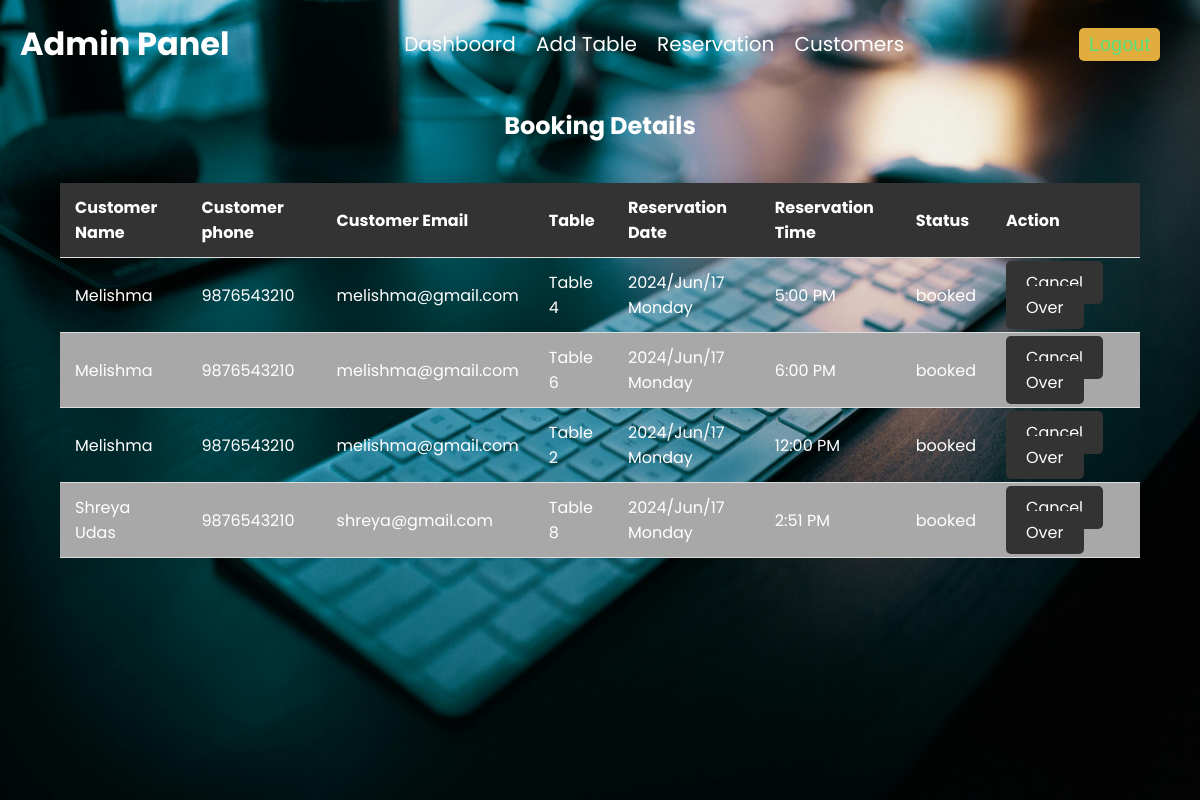
/admin_dashboard.php (signed in), run on the app's committed database.
### tables this page shows
CREATE TABLE `reservation` (
  `booking_id` int(11) NOT NULL,
  `customer_id` int(255) NOT NULL,
  `t_id` int(255) NOT NULL,
  `date` varchar(255) NOT NULL,
  `time` varchar(255) NOT NULL,
  `status` varchar(255) NOT NULL
);

CREATE TABLE `customer` (
  `customer_id` int(11) NOT NULL,
  `customer_name` varchar(255) NOT NULL,
  `customer_email` varchar(255) NOT NULL,
  `customer_phone` varchar(255) NOT NULL,
  `customer_password` varchar(255) NOT NULL
);

CREATE TABLE `tables` (
  `table_id` int(11) NOT NULL,
  `table_name` varchar(255) NOT NULL,
  `table_details` varchar(255) NOT NULL
);

### admin_dashboard.php (the view, shortened to what this page needs)
<?php
include ("connection.php");
?>
<!DOCTYPE html>
<html lang="en">
<head>
    <linkrel="stylesheet"href="admin.css">
        <link rel="stylesheet" href="css/admin1.css">
        <link rel="stylesheet" href="https://cdnjs.cloudflare.com/ajax/libs/font-awesome/6.5.1/css/all.min.css" />
</head>
<body>
    <div class="main_container"
        style="background-image:url('image/admin.jpg');background-repeat: no-repeat;background-position: center;background-size: cover;height: 100vh;">
        <div class="nav">
            <h1>Admin Panel</h1>
            <div class="menu">
                <a href="#">Dashboard</a>
                <a href="add_table.php">Add Table</a>
                <a href="reservation_record.php">Reservation</a>
                <a href="customer_record.php">Customers</a>
            </div>
            <dic class="logout_btn">
                <button><a href="logout.php">Logout</a></button>
            </dic>
        </div>
        <div class="reservation_container">
            <h2>Booking Details</h2>
            <div class="table_container">
                <table>
                    <thead>
                        <th>Customer Name</th>
                        <th>Customer phone</th>
                        <th>Customer Email</th>
                        <th>Table</th>
                        <th>Reservation Date</th>
                        <th>Reservation Time</th>
                        <th>Status</th>
                        <th>Action</th>
                    </thead>
                    <tbody>
                        <?php
                        $currentDate = date('Y/M/d l');
                        $select = "SELECT *
                    FROM reservation as r
                    INNER JOIN customer as c ON r.customer_id=c.customer_id
                    INNER JOIN tables as t ON r.t_id=t.table_id
                    WHERE date='$currentDate' AND status='booked'
                    ORDER BY date";
                        $data = mysqli_query($con, $select);
                        if (mysqli_num_rows($data) > 0) {
                            while ($row_book = mysqli_fetch_assoc($data)) {
                                ?>
                                <tr>
                                    <td>
                                        <?php echo $row_book['customer_name'] ?>
                                    </td>
                                    <td>
                                        <?php echo $row_book['customer_phone'] ?>
                                    </td>
                                    <td>
                                        <?php echo $row_book['customer_email'] ?>
                                    </td>
                                    <td>
                                        <?php echo $row_book['table_name'] ?>
                                    </td>
                                    <td>
                                        <?php echo $row_book['date'] ?>
                                    </td>
                                    <td>
                                        <?php echo $row_book['time'] ?>
                                    </td>
                                    <td>
                                        <?php echo $row_book['status'] ?>
                                    </td>
                                    <td>
                                        <a href="cancel_booking_admin.php?id=<?php echo $row_book['booking_id'] ?>"
                                            onclick="return confirmCancel()">Cancel</a>
                                        <a href="over_booking_admin.php?id=<?php echo $row_book['booking_id'] ?>">Over</a>
                                    </td>
                                </tr>
                                <?php
                            }
                        } else {
                            echo "no booking";
                        }
                        ?>
                    </tbody>
                </table>
            </div>
        </div>
    </div>
</body>
</html>

### css/admin1.css (style rules this page uses)
* { margin: 0; padding: 0; box-sizing: border-box; }
body { background-image: linear-gradient(to top, rgba(0, 0, 0, 0.2), rgba(0, 0, 0, 0.8)); background-repeat: no-repeat; background-position: center; background-size: 100%; height: 100vh; font-family: "Poppins", sans-serif; }
a { text-decoration: none; }
.table_container { padding: 20px; }
table { width: 100%; margin: 20px 0; border-collapse: collapse; box-shadow: 0 0 20px rgba(0, 0, 0, 0.1); }
table th, table td { padding: 12px 15px; text-align: left; border-bottom: 1px solid #ddd; color: white; }
table th { background-color: #333; color: #fff; }
table tr:nth-child(even) { background-color: #a8a8a8; }
td a { color: #fff; text-decoration: none; background-color: #333; padding: 10px 20px; border-radius: 5px; transition: background-color 0.3s; }

### data on the page
reservation: customer.customer_name "Melishma", customer.customer_phone "9876543210", customer.customer_email "melishma@gmail.com", t.table_name "Table 4", date "2024/Jun/17 Monday", time "5:00 PM", status "booked"
reservation: customer.customer_name "Melishma", customer.customer_phone "9876543210", customer.customer_email "melishma@gmail.com", t.table_name "Table 6", date "2024/Jun/17 Monday", time "6:00 PM", status "booked"
reservation: customer.customer_name "Melishma", customer.customer_phone "9876543210", customer.customer_email "melishma@gmail.com", t.table_name "Table 2", date "2024/Jun/17 Monday", time "12:00 PM", status "booked"
reservation: customer.customer_name "Shreya Udas", customer.customer_phone "9876543210", customer.customer_email "shreya@gmail.com", t.table_name "Table 8", date "2024/Jun/17 Monday", time "2:51 PM", status "booked"
